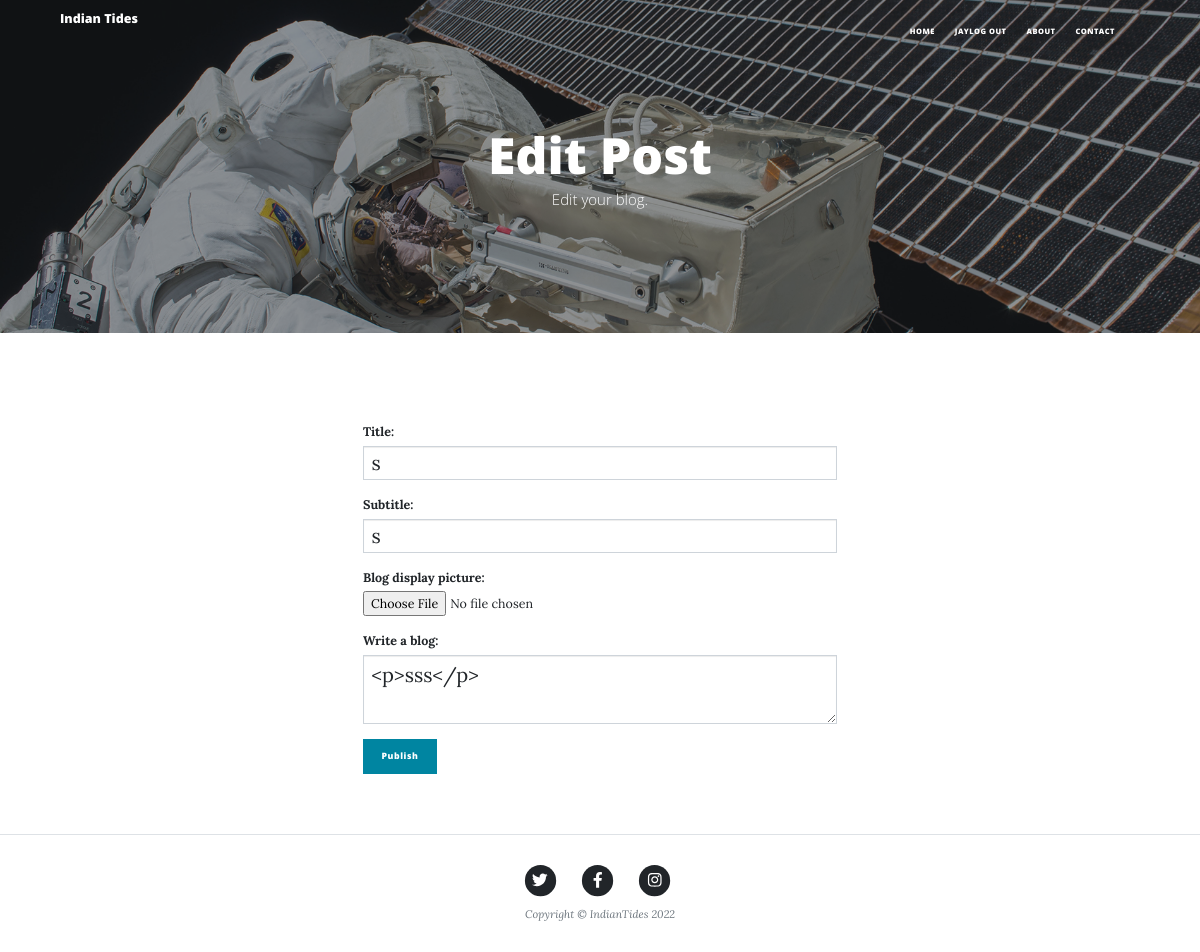
The app's page /edit/1 (signed in) with its own data.
### main.py (models this page shows)
class User(UserMixin, db.Model):
    __tablename__ = "User_table"
    id = db.Column(db.Integer, primary_key=True)
    name = db.Column(db.String(30), nullable=False)
    email = db.Column(db.String(50), unique=True, nullable=False)
    password = db.Column(db.String(50), nullable=False)
    posts = db.relationship("Post", back_populates="author_rel")
    comments = db.relationship("Comment", back_populates="author_rel")

class Post(db.Model):
    __tablename__ = "Post"
    id = db.Column(db.Integer, primary_key=True)
    title = db.Column(db.String(30), nullable=False)
    subtitle = db.Column(db.String(50), nullable=False)
    img_url = db.Column(db.String(50), nullable=False)
    body = db.Column(db.String(2500), nullable=False)
    author = db.Column(db.Integer, db.ForeignKey("User_table.id"))
    author_rel = db.relationship("User", back_populates="posts")
    date = db.Column(db.String(20), nullable=False)
    comments = db.relationship("Comment", back_populates="post_rel")

### main.py (the view, shortened to what this page needs)
@app.route('/edit/<int:id>', methods=['GET', 'POST'])
@login_required
def edit(id):
    today_time = time.strftime("%I:%M:%S")
    post_edit = Post.query.get(id)
    if current_user.id == post_edit.author:
        form_edit = PostForm(obj=post_edit)
        return render_template("add.html", form=form_edit, id=id, time=today_time, date=today_date)
    return redirect(url_for('get_blog', id=id))

### main.py
class PostForm(FlaskForm):
    title = StringField(label="Title:", validators=[DataRequired(message="Insert title")])
    subtitle = StringField(label="Subtitle:", validators=[DataRequired(message="Insert subtitle")])
    img = FileField(label="Blog display picture:", validators=[DataRequired(message="Upload image.")])
    body = CKEditorField(label="Write a blog:", validators=[DataRequired(message="write a blog.")])
    submit = SubmitField(label="Publish")

### main.py (called while the page is built)
@login_manager.user_loader
def load_user(user_id):
    return User.query.get(user_id)

### templates/add.html (shortened to what this page needs)
{% extends "bootstrap/base.html"%}
{% import 'bootstrap/wtf.html' as wtf%}
{% block head %}
{{super()}}
<link href="../static/css/styles.css" rel="stylesheet"/>
{% endblock%}
{% block content %}
{%include 'header.html'%}
<header class="masthead" style="background-image: url('../static/img/post-bg.jpg')">
    <div class="container position-relative px-4 px-lg-5">
        <div class="row gx-4 gx-lg-5 justify-content-center">
            <div class="col-md-10 col-lg-8 col-xl-7">
                <div class="site-heading">
                    {% if 'edit' in url_for(request.endpoint,id=id)%}
                    <h1>Edit Post</h1>
                    <span class="subheading">Edit your blog.</span>
                    {% else%}
                    <h1>New Post</h1>
                    <span class="subheading">Write a new blog.</span>
                    {% endif %}
                </div>
            </div>
        </div>
    </div>
</header>
<div class="container-fluid ">
    {% if 'edit' in url_for(request.endpoint,id=id)%}
    <form class="add_padding" enctype="multipart/form-data" action="{{url_for('edit',id=id)}}" method="post" novalidate
          autocomplete="on">
        {{ wtf.quick_form(form=form,button_map={"submit":"primary"}) }}
    </form>
    {% else%}
    <form class="add_padding" enctype="multipart/form-data" action="{{url_for('add')}}" method="post" novalidate
          autocomplete="on">
        {{ wtf.quick_form(form=form,button_map={"submit":"primary"}) }}
    </form>
    {% endif%}
</div>
{%include 'footer.html'%}
{% endblock %}

### templates/header.html (shortened to what this page needs)
<nav class="navbar navbar-expand-lg navbar-light" id="mainNav">
    <div class="container px-4 px-lg-5">
        <a class="navbar-brand" href="{{url_for('home')}}">Indian Tides</a>
        <div class="collapse navbar-collapse" id="navbarResponsive">
            <ul class="navbar-nav ms-auto py-4 py-lg-0">
                <li class="nav-item"><a class="nav-link px-lg-3 py-3 py-lg-4" href="{{url_for('home')}}">Home</a></li>
                {% if current_user.is_active%}
                <li class="nav-item"><a class="nav-link px-lg-3 py-3 py-lg-4" href="{{url_for('logout')}}">{{current_user.name}}Log
                    out</a>
                </li>
                {% else%}
                <li class="nav-item"><a class="nav-link px-lg-3 py-3 py-lg-4" href="{{url_for('login')}}">Log in</a>
                </li>
                <li class="nav-item"><a class="nav-link px-lg-3 py-3 py-lg-4" href="{{url_for('signup')}}">Sign Up</a>
                </li>
                {% endif %}
                <li class="nav-item"><a class="nav-link px-lg-3 py-3 py-lg-4" href="{{url_for('about')}}">About</a></li>
                <li class="nav-item"><a class="nav-link px-lg-3 py-3 py-lg-4" href="{{url_for('contact')}}">Contact</a>
                </li>
            </ul>
        </div>
    </div>
</nav>

### records on screen
User: name "JAY"
Post: title "s", subtitle "s", body "<p>sss</p>"

### other values on screen
{{ date.split(" ")[2] }} "2022"
